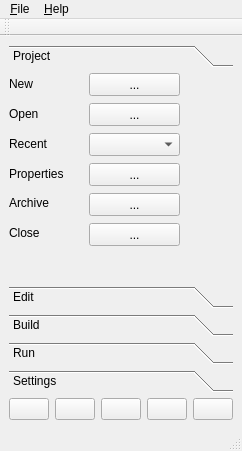
<?xml version="1.0" encoding="UTF-8"?>
<ui version="4.0">
 <class>MainWindow</class>
 <widget class="QMainWindow" name="MainWindow">
  <property name="geometry">
   <rect>
    <x>0</x>
    <y>0</y>
    <width>200</width>
    <height>451</height>
   </rect>
  </property>
  <property name="windowTitle">
   <string>Factory</string>
  </property>
  <widget class="QWidget" name="centralwidget">
   <layout class="QGridLayout" name="gridLayout">
    <item row="0" column="0">
     <widget class="QToolBox" name="toolBox">
      <property name="currentIndex">
       <number>0</number>
      </property>
      <widget class="QWidget" name="boxProject">
       <property name="geometry">
        <rect>
         <x>0</x>
         <y>0</y>
         <width>182</width>
         <height>197</height>
        </rect>
       </property>
       <attribute name="label">
        <string>Project</string>
       </attribute>
       <widget class="QLabel" name="label">
        <property name="geometry">
         <rect>
          <x>0</x>
          <y>0</y>
          <width>58</width>
          <height>21</height>
         </rect>
        </property>
        <property name="text">
         <string>New</string>
        </property>
       </widget>
       <widget class="QLabel" name="label_2">
        <property name="geometry">
         <rect>
          <x>0</x>
          <y>30</y>
          <width>58</width>
          <height>21</height>
         </rect>
        </property>
        <property name="text">
         <string>Open</string>
        </property>
       </widget>
       <widget class="QPushButton" name="btnOpenProject">
        <property name="geometry">
         <rect>
          <x>80</x>
          <y>30</y>
          <width>91</width>
          <height>23</height>
         </rect>
        </property>
        <property name="text">
         <string>...</string>
        </property>
       </widget>
       <widget class="QLabel" name="label_3">
        <property name="geometry">
         <rect>
          <x>0</x>
          <y>60</y>
          <width>61</width>
          <height>21</height>
         </rect>
        </property>
        <property name="text">
         <string>Recent</string>
        </property>
       </widget>
       <widget class="QComboBox" name="cbxMRUProjects">
        <property name="geometry">
         <rect>
          <x>80</x>
          <y>60</y>
          <width>91</width>
          <height>23</height>
         </rect>
        </property>
       </widget>
       <widget class="QPushButton" name="btnNewProject">
        <property name="geometry">
         <rect>
          <x>80</x>
          <y>0</y>
          <width>91</width>
          <height>23</height>
         </rect>
        </property>
        <property name="text">
         <string>...</string>
        </property>
       </widget>
       <widget class="QLabel" name="label_4">
        <property name="geometry">
         <rect>
          <x>0</x>
          <y>90</y>
          <width>71</width>
          <height>21</height>
         </rect>
        </property>
        <property name="text">
         <string>Properties</string>
        </property>
       </widget>
       <widget class="QPushButton" name="btnPropertiesProject">
        <property name="geometry">
         <rect>
          <x>80</x>
          <y>90</y>
          <width>91</width>
          <height>23</height>
         </rect>
        </property>
        <property name="text">
         <string>...</string>
        </property>
       </widget>
       <widget class="QPushButton" name="btnArchiveProject">
        <property name="geometry">
         <rect>
          <x>80</x>
          <y>120</y>
          <width>91</width>
          <height>23</height>
         </rect>
        </property>
        <property name="text">
         <string>...</string>
        </property>
       </widget>
       <widget class="QLabel" name="label_5">
        <property name="geometry">
         <rect>
          <x>0</x>
          <y>120</y>
          <width>61</width>
          <height>20</height>
         </rect>
        </property>
        <property name="text">
         <string>Archive</string>
        </property>
       </widget>
       <widget class="QLabel" name="label_6">
        <property name="geometry">
         <rect>
          <x>0</x>
          <y>150</y>
          <width>71</width>
          <height>20</height>
         </rect>
        </property>
        <property name="text">
         <string>Close</string>
        </property>
       </widget>
       <widget class="QPushButton" name="btnCloseProject">
        <property name="geometry">
         <rect>
          <x>80</x>
          <y>150</y>
          <width>91</width>
          <height>23</height>
         </rect>
        </property>
        <property name="text">
         <string>...</string>
        </property>
       </widget>
      </widget>
      <widget class="QWidget" name="boxEdit">
       <property name="geometry">
        <rect>
         <x>0</x>
         <y>0</y>
         <width>182</width>
         <height>197</height>
        </rect>
       </property>
       <attribute name="label">
        <string>Edit</string>
       </attribute>
       <layout class="QVBoxLayout" name="verticalLayout_2">
        <item>
         <widget class="QTreeView" name="tvwProject"/>
        </item>
       </layout>
      </widget>
      <widget class="QWidget" name="boxBuild">
       <property name="geometry">
        <rect>
         <x>0</x>
         <y>0</y>
         <width>182</width>
         <height>197</height>
        </rect>
       </property>
       <attribute name="label">
        <string>Build</string>
       </attribute>
      </widget>
      <widget class="QWidget" name="boxRun">
       <property name="geometry">
        <rect>
         <x>0</x>
         <y>0</y>
         <width>182</width>
         <height>197</height>
        </rect>
       </property>
       <attribute name="label">
        <string>Run</string>
       </attribute>
      </widget>
      <widget class="QWidget" name="boxSettings">
       <property name="geometry">
        <rect>
         <x>0</x>
         <y>0</y>
         <width>182</width>
         <height>197</height>
        </rect>
       </property>
       <attribute name="label">
        <string>Settings</string>
       </attribute>
      </widget>
     </widget>
    </item>
    <item row="1" column="0">
     <layout class="QHBoxLayout" name="horizontalLayout">
      <item>
       <widget class="QPushButton" name="btnEdit">
        <property name="text">
         <string/>
        </property>
        <property name="icon">
         <iconset resource="Factory.qrc">
          <normaloff>:/icons/icons/Pen.png</normaloff>:/icons/icons/Pen.png</iconset>
        </property>
       </widget>
      </item>
      <item>
       <widget class="QPushButton" name="btnTerm">
        <property name="text">
         <string/>
        </property>
        <property name="icon">
         <iconset resource="Factory.qrc">
          <normaloff>:/icons/icons/Computer.png</normaloff>:/icons/icons/Computer.png</iconset>
        </property>
       </widget>
      </item>
      <item>
       <widget class="QPushButton" name="btnBrowser">
        <property name="text">
         <string/>
        </property>
        <property name="icon">
         <iconset resource="Factory.qrc">
          <normaloff>:/icons/icons/Globe.png</normaloff>:/icons/icons/Globe.png</iconset>
        </property>
       </widget>
      </item>
      <item>
       <widget class="QPushButton" name="btnBuild">
        <property name="text">
         <string/>
        </property>
        <property name="icon">
         <iconset resource="Factory.qrc">
          <normaloff>:/icons/icons/Under Construction.png</normaloff>:/icons/icons/Under Construction.png</iconset>
        </property>
       </widget>
      </item>
      <item>
       <spacer name="horizontalSpacer">
        <property name="orientation">
         <enum>Qt::Horizontal</enum>
        </property>
        <property name="sizeHint" stdset="0">
         <size>
          <width>40</width>
          <height>20</height>
         </size>
        </property>
       </spacer>
      </item>
      <item>
       <widget class="QPushButton" name="btnSettings">
        <property name="text">
         <string/>
        </property>
        <property name="icon">
         <iconset resource="Factory.qrc">
          <normaloff>:/icons/icons/Gear.png</normaloff>:/icons/icons/Gear.png</iconset>
        </property>
       </widget>
      </item>
     </layout>
    </item>
   </layout>
  </widget>
  <widget class="QMenuBar" name="menubar">
   <property name="geometry">
    <rect>
     <x>0</x>
     <y>0</y>
     <width>200</width>
     <height>20</height>
    </rect>
   </property>
   <widget class="QMenu" name="menu_File">
    <property name="title">
     <string>&amp;File</string>
    </property>
    <addaction name="action_Exit"/>
   </widget>
   <widget class="QMenu" name="menu_Help">
    <property name="title">
     <string>&amp;Help</string>
    </property>
   </widget>
   <addaction name="menu_File"/>
   <addaction name="menu_Help"/>
  </widget>
  <widget class="QStatusBar" name="statusbar"/>
  <widget class="QToolBar" name="toolBar">
   <property name="windowTitle">
    <string>toolBar</string>
   </property>
   <property name="allowedAreas">
    <set>Qt::AllToolBarAreas</set>
   </property>
   <attribute name="toolBarArea">
    <enum>TopToolBarArea</enum>
   </attribute>
   <attribute name="toolBarBreak">
    <bool>false</bool>
   </attribute>
  </widget>
  <action name="action_Exit">
   <property name="text">
    <string>&amp;Exit</string>
   </property>
  </action>
 </widget>
 <resources>
  <include location="Factory.qrc"/>
 </resources>
 <connections/>
</ui>
